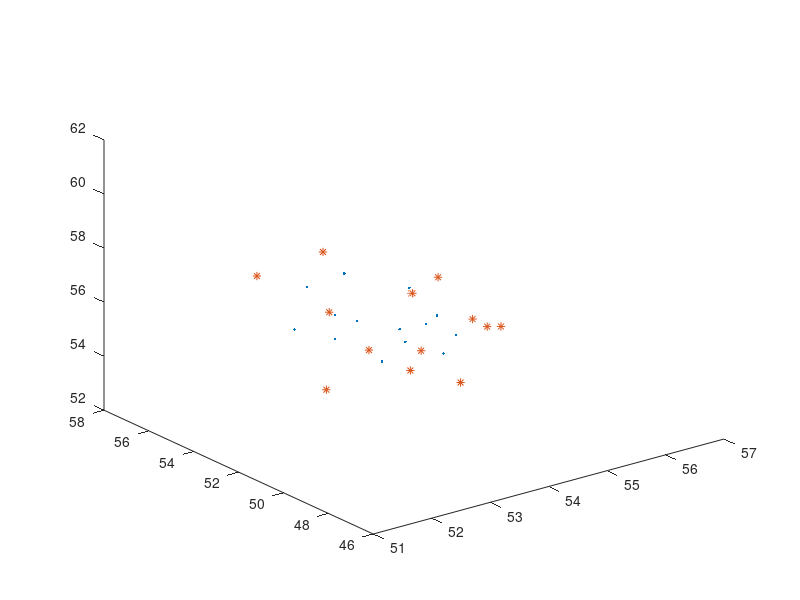

Recreate this plot in MATLAB. (Note: this script raises an error after producing the figure.)
clear

%--------------------------------------------------------------------------
%x
%--------------------------------------------------------------------------
x=[       1       1       1   -0.030000   51.965000   52.024000   56.696000
2       1       2    0.000000   52.188228   50.813639   57.570748
3       1       3   -0.115000   51.711042   50.803255   58.887003
4       1       3   -0.115000   51.917918   49.680686   59.697657
5       1       3   -0.115000   52.602983   48.569145   59.192449
6       1       3   -0.115000   53.081344   48.580230   57.876754
7       1       4   -0.500000   53.683035   54.708120   54.317823
8       1       5   -0.170000   55.718201   54.604413   53.319474
9       1       3   -0.115000   52.873998   49.702415   57.065846
10       1       6   -0.120000   53.239878   52.570251   56.052317
11       1       6   -0.120000   53.456402   52.006851   54.647340
12       1       6   -0.120000   54.721827   52.568446   53.998161
13       1       7    0.700000   54.648282   54.073123   53.896798
14       1       8   -0.180000   55.738660   56.007531   53.181585
15       1       9    0.115000   51.183166   51.660808   59.277405
16       1       9    0.115000   51.549855   49.671845   60.713065
17       1       9    0.115000   52.763313   47.703151   59.817758
18       1       9    0.115000   53.610753   47.723068   57.487090
19       1       9    0.115000   53.243908   49.710300   56.050994
20       1      10    0.060000   53.186047   53.657833   56.004253
21       1      10    0.060000   54.098310   52.327083   56.678576
22       1      10    0.060000   52.593982   52.241262   54.023384
23       1      10    0.060000   53.523207   50.919890   54.694992
24       1      10    0.060000   55.600558   52.294834   54.582253
25       1      10    0.060000   54.853825   52.150184   53.000226
26       1      10    0.060000   54.895172   56.340692   52.576986
27       1      10    0.060000   55.677329   56.484967   54.159501
28       1      10    0.060000   56.661502   56.325622   52.696439];


%--------------------------------------------------------------------------
%harm
%--------------------------------------------------------------------------
harm=...
    [     1     1     4     3
     2     1     5     4
     3     1     6     5
     4     1     9     6
     5     2     3     2
     6     2     9     2
     7     3     2     1
     8     4    15     3
     9     4    16     4
    10     4    17     5
    11     4    18     6
    12     4    19     9
    13     5    10     1
    14     6    11    10
    15     6    12    11
    16     7    13    12
    17     8    14     8
    18     9    20    10
    19     9    21    10
    20     9    22    11
    21     9    23    11
    22     9    24    12
    23     9    25    12
    24    10    26    14
    25    10    27    14
    26    10    28    14
    27    11    13     7
    28    12    13     8];

for icnt = 1:length(harm)
plot3(...
    x(1:14,5),x(1:14,6),x(1:14,7),'.',...
    x(15:28,5),x(15:28,6),x(15:28,7),'*',...
    x(harm(icnt,3),5),x(harm(icnt,3),6),x(harm(icnt,3),7),'o',...
    x(harm(icnt,4),5),x(harm(icnt,4),6),x(harm(icnt,4),7),'o')
icnt
pause
end

%--------------------------------------------------------------------------
%angle
%--------------------------------------------------------------------------
angle=...
    [     1     1     3     4     5
     2     1     4     5     6
     3     1     5     6     9
     4     2     3     2     9
     5     3     2     3     4
     6     3     2     9     6
     7     4     1     2     3
     8     4     1     2     9
     9     5     4     3    15
    10     5     3     4    16
    11     5     5     4    16
    12     5     4     5    17
    13     5     6     5    17
    14     5     5     6    18
    15     5     9     6    18
    16     5     6     9    19
    17     6     2     3    15
    18     6     2     9    19
    19     7     1    10    11
    20     8    10    11    12
    21     9     2     1    10
    22    10    11    12    13
    23    11     1    10    20
    24    11     1    10    21
    25    12    11    10    20
    26    12    11    10    21
    27    12    10    11    22
    28    12    10    11    23
    29    12    12    11    22
    30    12    12    11    23
    31    12    11    12    24
    32    12    11    12    25
    33    13    13    12    24
    34    13    13    12    25
    35    14     8    14    26
    36    14     8    14    27
    37    14     8    14    28
    38    15    20    10    21
    39    15    22    11    23
    40    15    24    12    25
    41    16    26    14    27
    42    16    26    14    28
    43    16    27    14    28
    44    17     8    13    12
    45    18     7    13    12
    46    19     7    13     8
    47    20    13     8    14];

for icnt=1:length(angle)
clf
plot3(...
    x(1:14,5),x(1:14,6),x(1:14,7),'.',...
    x(15:28,5),x(15:28,6),x(15:28,7),'*'...
    )
hold on
plot3(...
    x(angle(icnt,3),5),x(angle(icnt,3),6),x(angle(icnt,3),7),'o',...
    x(angle(icnt,4),5),x(angle(icnt,4),6),x(angle(icnt,4),7),'o',...
    x(angle(icnt,5),5),x(angle(icnt,5),6),x(angle(icnt,5),7),'o'...
    )
icnt
pause
end

dihedral=...
    [       1       1      15       3       4      16
       2       1      16       4       5      17
       3       1      17       5       6      18
       4       1      18       6       9      19
       1       2      15       3       4       5
       2       2       3       4       5      17
       3       2      16       4       5       6
       4       2       4       5       6      18
       5       2      17       5       6       9
       6       2       5       6       9      19
       1       3       2       3       4      16
       2       3      18       6       9       2
       1       4       1       2       3      15
       2       4       1       2       9      19
       1       5       1      10      11      12
       1       6       1      10      11      12
       1       7       1      10      11      12
       1       8      20      10      11      12
       2       8      21      10      11      12
       3       8      10      11      12      24
       4       8      10      11      12      25
       1       9       1      10      11      22
       2       9       1      10      11      23
       1      10      20      10      11      22
       2      10      20      10      11      23
       3      10      21      10      11      22
       4      10      21      10      11      23
       5      10      22      11      12      24
       6      10      22      11      12      25
       7      10      23      11      12      24
       8      10      23      11      12      25
       1      11      11      12      13       7
       1      12      11      12      13       7
       1      13      11      12      13       7
       1      14      11      12      13       8
       1      15      24      12      13       8
       2      15      25      12      13       8
       1      16      14       8      13      12
       1      17      14       8      13      12
       1      18      14       8      13       7
       1      19      13       8      14      26
       2      19      13       8      14      27
       3      19      13       8      14      28];

for icnt=1:length(angle)
clf
plot3(...
    x(1:14,5),x(1:14,6),x(1:14,7),'.',...
    x(15:28,5),x(15:28,6),x(15:28,7),'*'...
    )
hold on
plot3(...
    x(dihedral(icnt,3),5),x(dihedral(icnt,3),6),x(dihedral(icnt,3),7),'o',...
    x(dihedral(icnt,4),5),x(dihedral(icnt,4),6),x(dihedral(icnt,4),7),'o',...
    x(dihedral(icnt,5),5),x(dihedral(icnt,5),6),x(dihedral(icnt,5),7),'o',...
    x(dihedral(icnt,6),5),x(dihedral(icnt,6),6),x(dihedral(icnt,6),7),'o'...
    )
icnt
pause
end

[(1:length(dihedral))' dihedral(:,2:end)]

